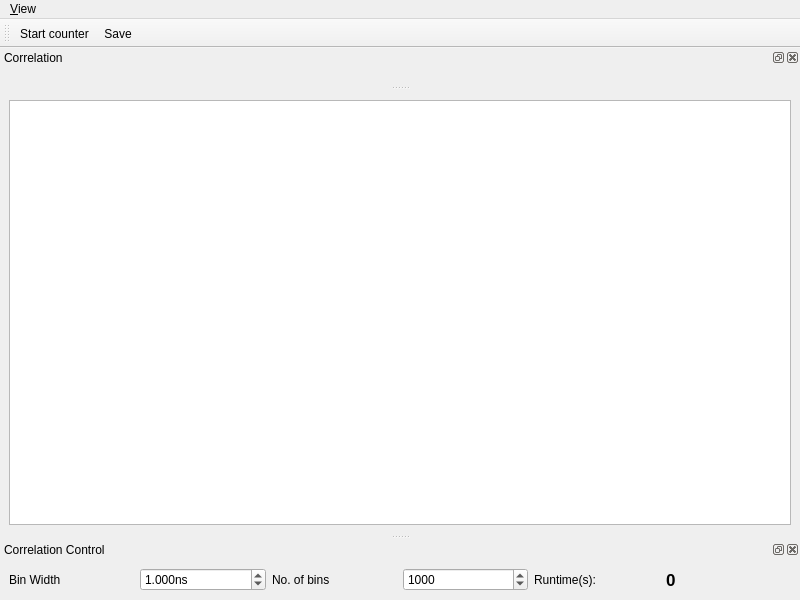
<?xml version="1.0" encoding="UTF-8"?>
<ui version="4.0">
 <class>MainWindow</class>
 <widget class="QMainWindow" name="MainWindow">
  <property name="geometry">
   <rect>
    <x>0</x>
    <y>0</y>
    <width>800</width>
    <height>600</height>
   </rect>
  </property>
  <property name="windowTitle">
   <string>qudi: Correlation</string>
  </property>
  <widget class="QWidget" name="centralwidget">
   <layout class="QGridLayout" name="gridLayout">
    <item row="0" column="0">
     <widget class="PlotWidget" name="correlation_hist_PlotWidget">
      <property name="minimumSize">
       <size>
        <width>782</width>
        <height>331</height>
       </size>
      </property>
     </widget>
    </item>
   </layout>
  </widget>
  <widget class="QMenuBar" name="menubar">
   <property name="geometry">
    <rect>
     <x>0</x>
     <y>0</y>
     <width>800</width>
     <height>21</height>
    </rect>
   </property>
   <widget class="QMenu" name="menuView">
    <property name="title">
     <string>&amp;View</string>
    </property>
    <addaction name="separator"/>
    <addaction name="separator"/>
    <addaction name="actionClose"/>
   </widget>
   <addaction name="menuView"/>
  </widget>
  <widget class="QDockWidget" name="correlation_DockWidget">
   <property name="sizePolicy">
    <sizepolicy hsizetype="Preferred" vsizetype="Preferred">
     <horstretch>1</horstretch>
     <verstretch>0</verstretch>
    </sizepolicy>
   </property>
   <property name="windowTitle">
    <string>Correlation</string>
   </property>
   <attribute name="dockWidgetArea">
    <number>4</number>
   </attribute>
   <widget class="QWidget" name="dockWidgetContents">
    <layout class="QVBoxLayout" name="verticalLayout"/>
   </widget>
  </widget>
  <widget class="QDockWidget" name="correlation_control_DockWidget">
   <property name="maximumSize">
    <size>
     <width>524287</width>
     <height>100</height>
    </size>
   </property>
   <property name="windowTitle">
    <string>Correlation Control</string>
   </property>
   <attribute name="dockWidgetArea">
    <number>8</number>
   </attribute>
   <widget class="QWidget" name="dockWidgetContents_2">
    <layout class="QHBoxLayout" name="horizontalLayout">
     <item>
      <widget class="QLabel" name="label">
       <property name="text">
        <string>Bin Width</string>
       </property>
      </widget>
     </item>
     <item>
      <widget class="QDoubleSpinBox" name="bin_width_DoubleSpinBox">
       <property name="locale">
        <locale language="English" country="UnitedStates"/>
       </property>
       <property name="suffix">
        <string>ns</string>
       </property>
       <property name="decimals">
        <number>3</number>
       </property>
       <property name="maximum">
        <double>1000000000000.000000000000000</double>
       </property>
       <property name="singleStep">
        <double>1.000000000000000</double>
       </property>
       <property name="value">
        <double>1.000000000000000</double>
       </property>
      </widget>
     </item>
     <item>
      <widget class="QLabel" name="label_2">
       <property name="text">
        <string>No. of bins</string>
       </property>
      </widget>
     </item>
     <item>
      <widget class="QSpinBox" name="no_of_bins_SpinBox">
       <property name="minimum">
        <number>1</number>
       </property>
       <property name="maximum">
        <number>1000000000</number>
       </property>
       <property name="singleStep">
        <number>10</number>
       </property>
       <property name="value">
        <number>1000</number>
       </property>
      </widget>
     </item>
     <item>
      <widget class="QLabel" name="label_3">
       <property name="toolTip">
        <string>If bigger than 1, the number of samples is averaged over the given number and then displayed. 
Use for extremely fast counting, since all the raw data is saved. 
Timestamps in oversampling interval are all equal to the averaging time.</string>
       </property>
       <property name="text">
        <string>Runtime(s): </string>
       </property>
      </widget>
     </item>
     <item>
      <widget class="QLabel" name="runtime_Label">
       <property name="font">
        <font>
         <family>Arial</family>
         <pointsize>13</pointsize>
         <weight>75</weight>
         <bold>true</bold>
        </font>
       </property>
       <property name="toolTip">
        <string>If bigger than 1, the number of samples is averaged over the given number and then displayed. 
Use for extremely fast counting, since all the raw data is saved. 
Timestamps in oversampling interval are all equal to the averaging time.</string>
       </property>
       <property name="text">
        <string>0</string>
       </property>
      </widget>
     </item>
    </layout>
   </widget>
  </widget>
  <widget class="QToolBar" name="counting_control_ToolBar">
   <property name="windowTitle">
    <string>Counting Controls</string>
   </property>
   <property name="toolButtonStyle">
    <enum>Qt::ToolButtonTextUnderIcon</enum>
   </property>
   <attribute name="toolBarArea">
    <enum>TopToolBarArea</enum>
   </attribute>
   <attribute name="toolBarBreak">
    <bool>false</bool>
   </attribute>
   <addaction name="start_counter_Action"/>
   <addaction name="save_Action"/>
  </widget>
  <action name="start_counter_Action">
   <property name="checkable">
    <bool>true</bool>
   </property>
   <property name="icon">
    <iconset>
     <normaloff>../../artwork/icons/qudiTheme/22x22/start-counter.png</normaloff>../../artwork/icons/qudiTheme/22x22/start-counter.png</iconset>
   </property>
   <property name="text">
    <string>Start counter</string>
   </property>
   <property name="toolTip">
    <string>Start the counter</string>
   </property>
  </action>
  <action name="save_Action">
   <property name="checkable">
    <bool>true</bool>
   </property>
   <property name="icon">
    <iconset>
     <normaloff>../../artwork/icons/qudiTheme/22x22/record-counter.png</normaloff>../../artwork/icons/qudiTheme/22x22/record-counter.png</iconset>
   </property>
   <property name="text">
    <string>Save</string>
   </property>
   <property name="toolTip">
    <string>Save count trace to file</string>
   </property>
  </action>
  <action name="slow_counter_view_Action">
   <property name="checkable">
    <bool>true</bool>
   </property>
   <property name="text">
    <string>Histogram</string>
   </property>
   <property name="toolTip">
    <string>Show the Slow counter</string>
   </property>
  </action>
  <action name="slow_counter_parameters_view_Action">
   <property name="checkable">
    <bool>true</bool>
   </property>
   <property name="text">
    <string>Show parameters</string>
   </property>
   <property name="toolTip">
    <string>Show Slow counter parameters</string>
   </property>
  </action>
  <action name="restore_default_view_Action">
   <property name="text">
    <string>&amp;Restore default</string>
   </property>
  </action>
  <action name="counting_controls_view_Action">
   <property name="checkable">
    <bool>true</bool>
   </property>
   <property name="text">
    <string>&amp;Counting controls</string>
   </property>
  </action>
  <action name="actionClose">
   <property name="icon">
    <iconset>
     <normaloff>../../artwork/icons/oxygen/22x22/application-exit.png</normaloff>../../artwork/icons/oxygen/22x22/application-exit.png</iconset>
   </property>
   <property name="text">
    <string>Close</string>
   </property>
  </action>
  <action name="trace_selection_view_Action">
   <property name="checkable">
    <bool>true</bool>
   </property>
   <property name="checked">
    <bool>false</bool>
   </property>
   <property name="text">
    <string>Trace Selection</string>
   </property>
  </action>
 </widget>
 <customwidgets>
  <customwidget>
   <class>PlotWidget</class>
   <extends>QGraphicsView</extends>
   <header>pyqtgraph</header>
  </customwidget>
 </customwidgets>
 <resources/>
 <connections>
  <connection>
   <sender>slow_counter_view_Action</sender>
   <signal>triggered(bool)</signal>
   <receiver>correlation_DockWidget</receiver>
   <slot>setVisible(bool)</slot>
   <hints>
    <hint type="sourcelabel">
     <x>-1</x>
     <y>-1</y>
    </hint>
    <hint type="destinationlabel">
     <x>399</x>
     <y>136</y>
    </hint>
   </hints>
  </connection>
  <connection>
   <sender>correlation_DockWidget</sender>
   <signal>visibilityChanged(bool)</signal>
   <receiver>slow_counter_view_Action</receiver>
   <slot>setChecked(bool)</slot>
   <hints>
    <hint type="sourcelabel">
     <x>399</x>
     <y>136</y>
    </hint>
    <hint type="destinationlabel">
     <x>-1</x>
     <y>-1</y>
    </hint>
   </hints>
  </connection>
  <connection>
   <sender>slow_counter_parameters_view_Action</sender>
   <signal>triggered(bool)</signal>
   <receiver>correlation_control_DockWidget</receiver>
   <slot>setVisible(bool)</slot>
   <hints>
    <hint type="sourcelabel">
     <x>-1</x>
     <y>-1</y>
    </hint>
    <hint type="destinationlabel">
     <x>399</x>
     <y>551</y>
    </hint>
   </hints>
  </connection>
  <connection>
   <sender>correlation_control_DockWidget</sender>
   <signal>visibilityChanged(bool)</signal>
   <receiver>slow_counter_parameters_view_Action</receiver>
   <slot>setChecked(bool)</slot>
   <hints>
    <hint type="sourcelabel">
     <x>399</x>
     <y>551</y>
    </hint>
    <hint type="destinationlabel">
     <x>-1</x>
     <y>-1</y>
    </hint>
   </hints>
  </connection>
  <connection>
   <sender>counting_controls_view_Action</sender>
   <signal>triggered(bool)</signal>
   <receiver>counting_control_ToolBar</receiver>
   <slot>setVisible(bool)</slot>
   <hints>
    <hint type="sourcelabel">
     <x>-1</x>
     <y>-1</y>
    </hint>
    <hint type="destinationlabel">
     <x>399</x>
     <y>41</y>
    </hint>
   </hints>
  </connection>
  <connection>
   <sender>counting_control_ToolBar</sender>
   <signal>visibilityChanged(bool)</signal>
   <receiver>counting_controls_view_Action</receiver>
   <slot>setChecked(bool)</slot>
   <hints>
    <hint type="sourcelabel">
     <x>399</x>
     <y>41</y>
    </hint>
    <hint type="destinationlabel">
     <x>-1</x>
     <y>-1</y>
    </hint>
   </hints>
  </connection>
  <connection>
   <sender>actionClose</sender>
   <signal>triggered()</signal>
   <receiver>MainWindow</receiver>
   <slot>close()</slot>
   <hints>
    <hint type="sourcelabel">
     <x>-1</x>
     <y>-1</y>
    </hint>
    <hint type="destinationlabel">
     <x>399</x>
     <y>299</y>
    </hint>
   </hints>
  </connection>
 </connections>
</ui>
